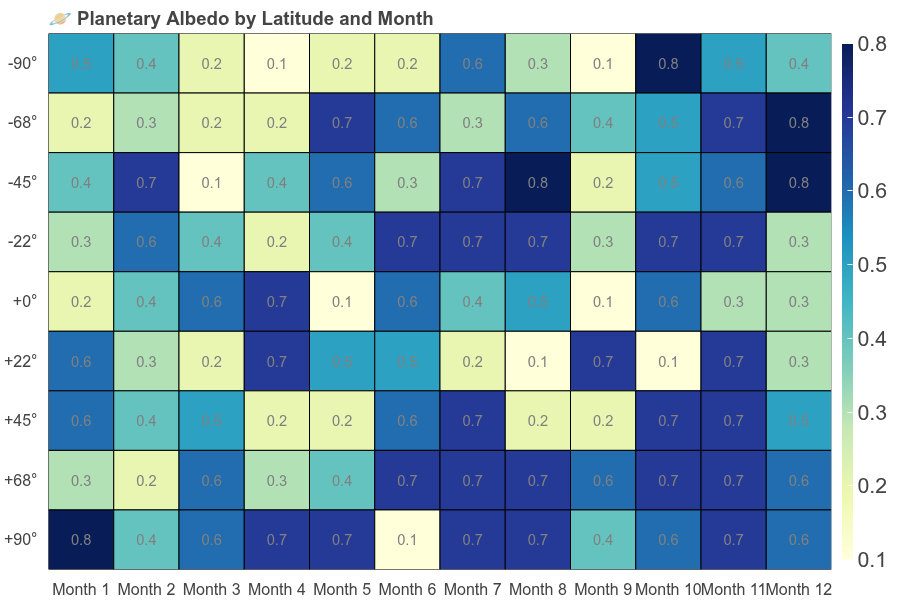

Recreate this plot in Python.
from bokeh_rocks import create_heatmap_figure, save_plot, show
import numpy as np

latitudes = np.linspace(-90, 90, 9)
months = [f"Month {m}" for m in range(1, 13)]
albedo = np.round(np.random.uniform(0.1, 0.8, size=(len(latitudes), len(months))),1)

p = create_heatmap_figure(
    albedo,
    x_labels=months,
    y_labels=[f"{lat:+.0f}°" for lat in latitudes],
    cmap='YlGnBu',width = 900,height = 600,
    title="🪐 Planetary Albedo by Latitude and Month"
)
show(p)
save_plot(p, "output/heatmap_05")
